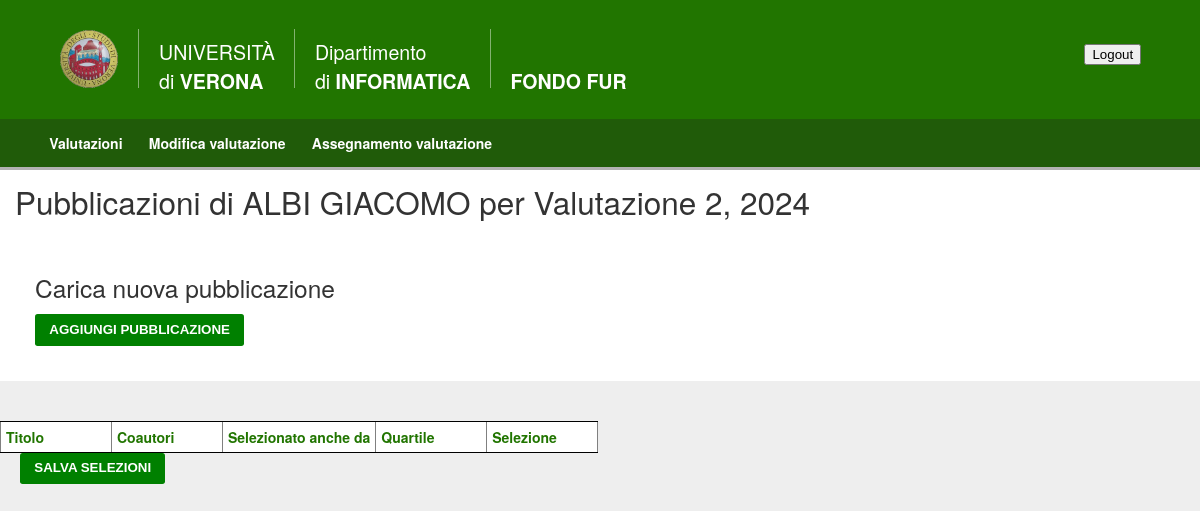
Page /valutazioni/docente_pubblicazioni/Valutazione 2/ALBGIA00A00A000A/ on the committed database.
### caricamentoDati/models.py (models this page shows, shortened)
class Docente(models.Model):
    codiceFiscale = models.CharField(max_length=16, validators=[RegexValidator(
        regex=r'^[a-zA-Z]{6}\d{2}[a-zA-Z]{1}\d{2}[a-zA-Z]{1}\d{3}[a-zA-Z]{1}$')], primary_key=True, default='RSSMRA80L05F593A', verbose_name="codice fiscale")
    cognome_nome = models.CharField(
        max_length=40, verbose_name="cognome e nome")
    class Meta:
        verbose_name_plural = "Docenti"

class Valutazione(models.Model):
    STATUS_CHOICES = (
        ('Vuota', 'Vuota'),
        ('Pubblicazioni caricate', 'Pubblicazioni caricate'),
        ('Assegnamento calcolato', 'Assegnamento calcolato'),
        ('Assegnamento completato', 'Assegnamento completato'),
        ('Chiusa', 'Chiusa'),
    )
    nome = models.CharField(max_length=100, primary_key=True)
    anno = models.IntegerField(validators=[MinValueValidator(
        1000), MaxValueValidator(9999)], default=datetime.date.today().year)
    dataCaricamento = models.DateField(
        blank=True, null=True, verbose_name="data di caricamento")
    status = models.CharField(
        max_length=50, choices=STATUS_CHOICES, default='Vuota')
    numeroPubblicazioni = models.PositiveIntegerField(
        validators=[MinValueValidator(1)], default=3, verbose_name="numero di pubblicazioni da selezionare")
    dataCaricamentoPubblicazioni = models.DateField(
        blank=True, null=True, verbose_name="data di caricamento delle pubblicazioni")
    class Meta:
        verbose_name_plural = "Valutazioni"

### caricamentoDati/views.py (the view, shortened to what this page needs)
# urls.py: re_path('^docente_pubblicazioni/(?P<valutazione_nome>.*)/(?P<docente_codice_fiscale>.*)/$',
def docente_pubblicazioni(request, valutazione_nome, docente_codice_fiscale):
    valutazione = Valutazione.objects.get(nome=valutazione_nome)
    docente = Docente.objects.get(codiceFiscale=docente_codice_fiscale)
    relazioni_docente_pubblicazione = RelazioneDocentePubblicazione.objects.filter(
        pubblicazione__valutazione=valutazione, autore=docente)
    pubblicazioni_info = []
    context = {'valutazione': valutazione,
               'docente': docente,
               'docente_codice_fiscale': docente.codiceFiscale,
               'pubblicazioni_info': pubblicazioni_info}
    return render(request, 'caricamentoDati/docente_pubblicazioni.html', context)

### caricamentoDati/templates/caricamentoDati/docente_pubblicazioni.html (shortened to what this page needs)
{% extends 'base.html' %}
{% block content %}
<div class="main">
  <h1>Pubblicazioni di {{ docente.cognome_nome }} per {{ valutazione.nome }}, {{ valutazione.anno }}</h1>
  <br/>
  <div style="padding: 20px;">
    <h2>Carica nuova pubblicazione</h2>
    <button onclick="openPopup()" class="btn">Aggiungi pubblicazione</button>
</div>
</div>
  <div style="display: flex; padding-top: 40px;">
    <form id="selezioneForm" method="post" style="display: inline;" action="{% url 'salva_selezioni' valutazione.nome docente_codice_fiscale %}">
      <table style="text-align: left; width: 100%;" border="1" cellpadding="2" cellspacing="2">
        <tr>
          <td style="vertical-align: top; text-align: left;"><b>Titolo</b></td>
          <td style="vertical-align: top; text-align: left;"><b>Coautori</b></td>
          <td style="vertical-align: top; text-align: left;"><b>Selezionato anche da</b></td>
          <td style="vertical-align: top; text-align: left;"><b>Quartile</b></td>
          <td style="vertical-align: top; text-align: left;"><b>Selezione</b></td>
        </tr>
      </table>
      <div style="padding-left: 20px;">
        <button type="button" class="btn" onclick="salvaSelezioni()">Salva selezioni</button>
      </div>
    </form>
  </div>
</div>
{% endblock %}

### caricamentoDati/static/styles.css (style rules this page uses)
body { margin: 0; padding: 0; color: #333; text-align: justify; background-color: #eee; font: .875em "Helvetica Neue", Helvetica, Arial, Geneva, sans-serif; }
h1, h2, h3, h4, h5, h6 { margin: 0 0 .5em; font-weight: 500; line-height: 1.1; }
h1 { font-size: 2.25em; }
h2 { font-size: 1.75em; }
table { border-spacing: 0; border-collapse: collapse; border-top: 1px solid #000; background: #FFFFFF; }
td { min-width: 100px; color: #217500; padding: 5px; border-bottom: 1px solid #000; text-align: -webkit-center; }
.main { background-color: #fff; padding: 15px; }
.btn { color: #fff !important; background-color: #008000; display: inline-block; padding: .5em 1em; margin-bottom: 0; line-height: 1.2; white-space: nowrap; vertical-align: middle; cursor: pointer; border: 1px solid transparent; border-radius: .2em; text-decoration: none; text-transform: uppercase; font-weight: bold; }

### rows in the picture
Docente: cognome_nome "ALBI GIACOMO"
Valutazione: nome "Valutazione 2", anno "2024"
